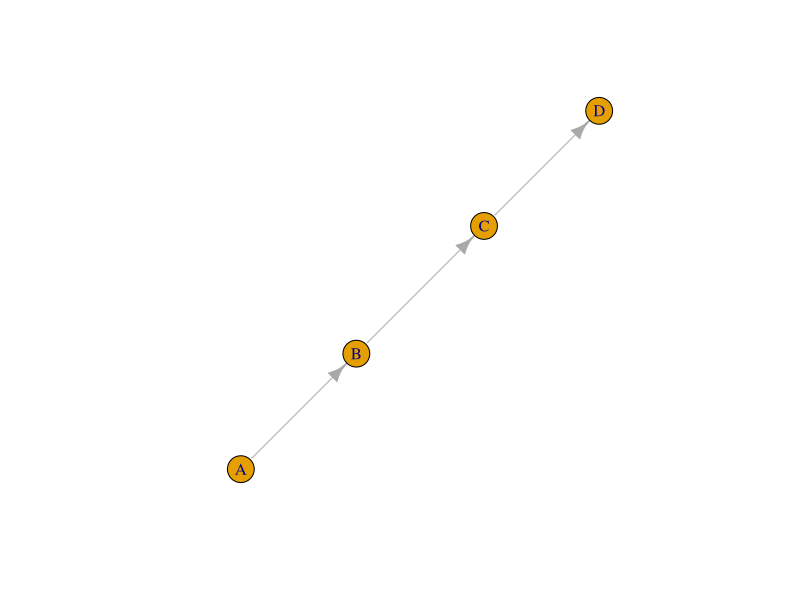
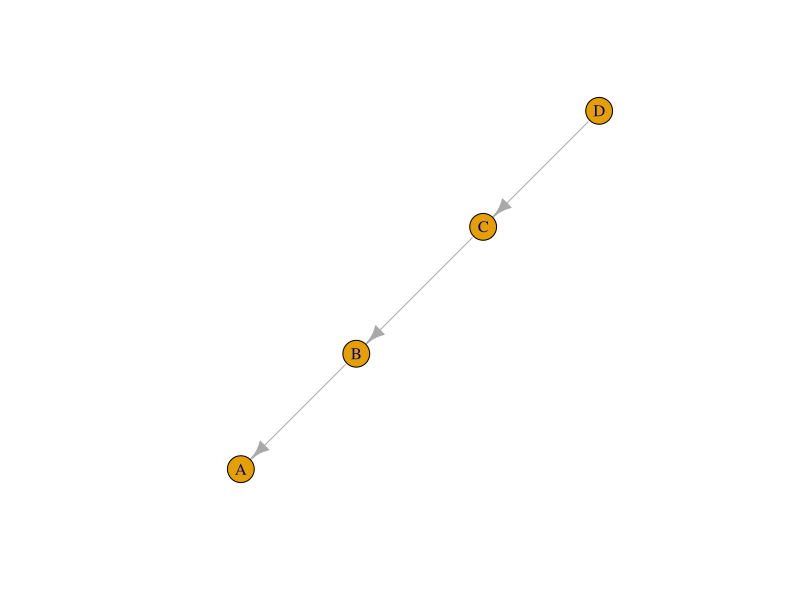
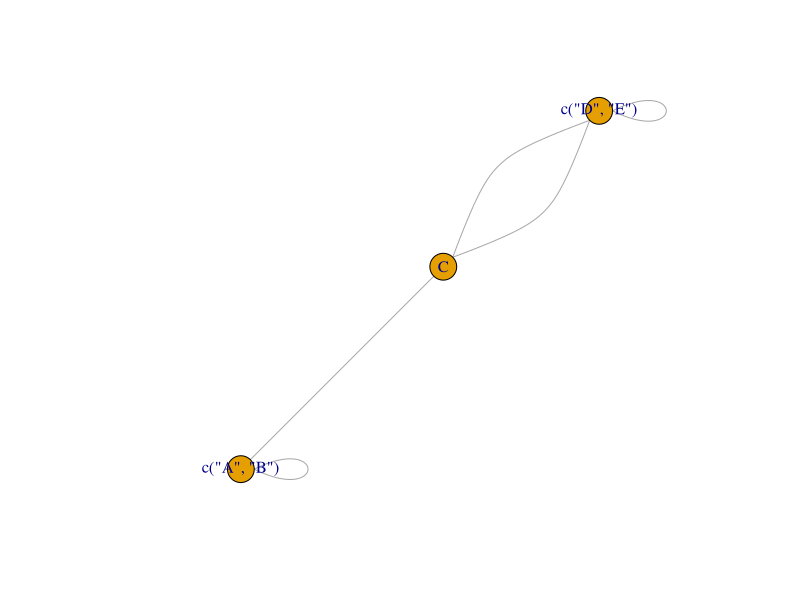
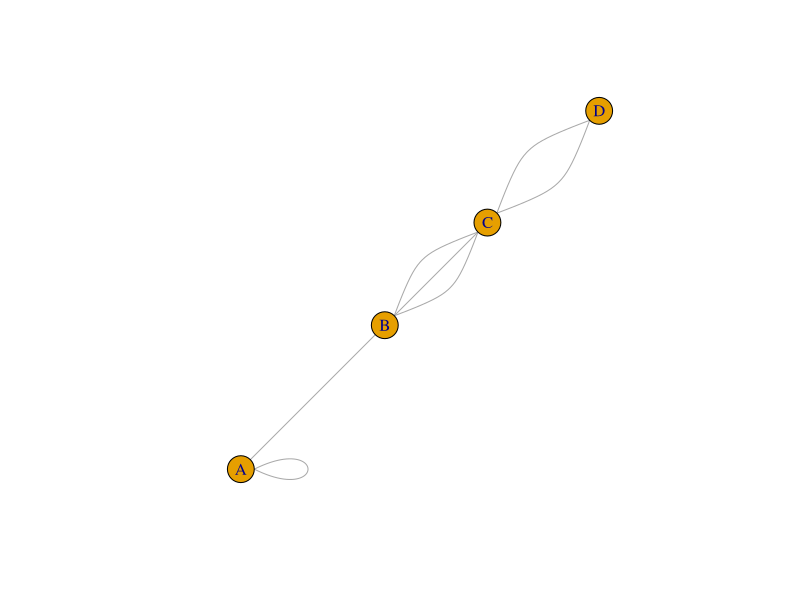
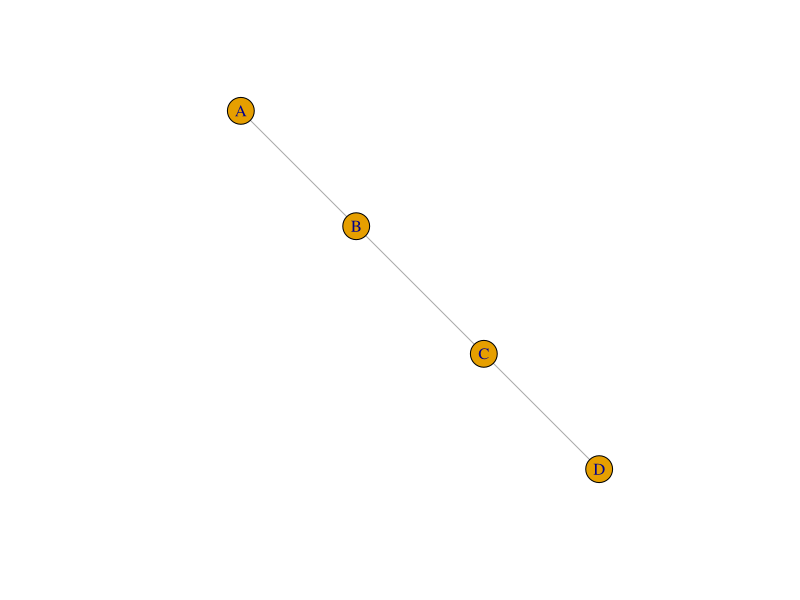
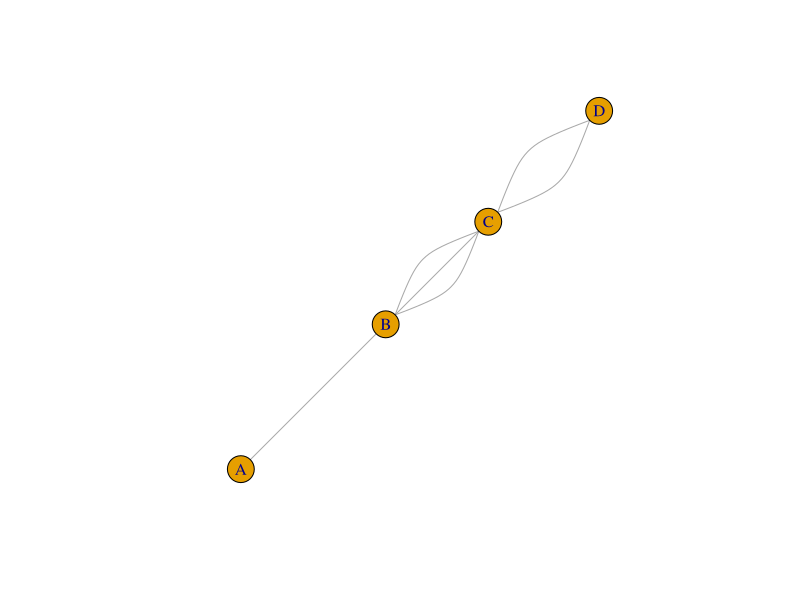
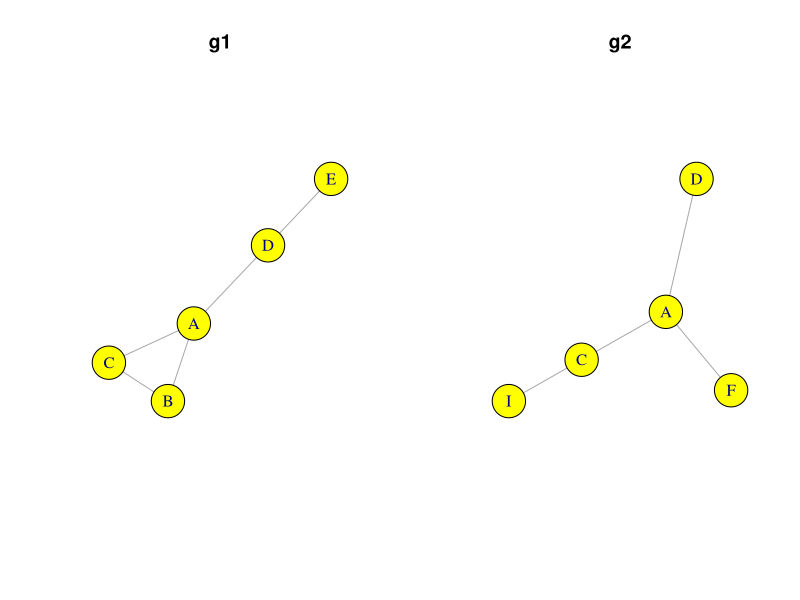
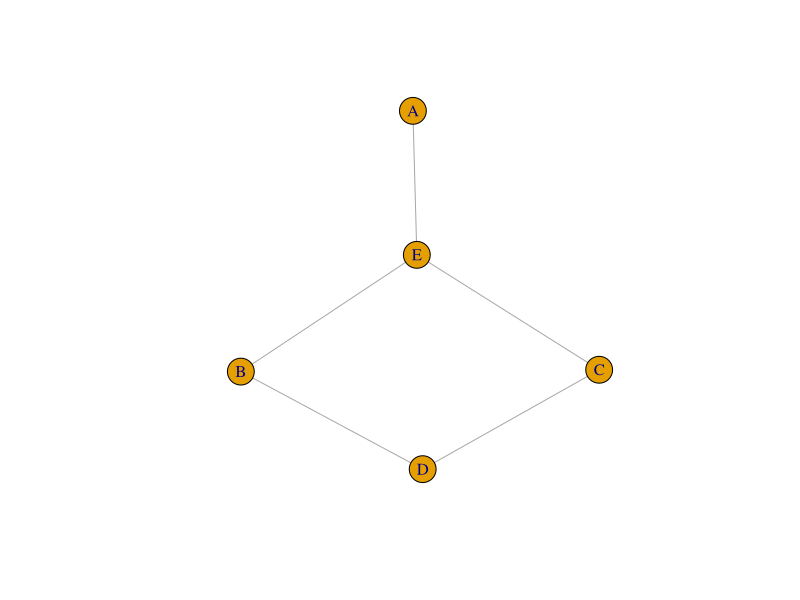

Source code (R) for these figures, in order:
## ---- chunk 1
#| warning: false
library(igraph)

# réseau orienté minimal
d1 <- rbind(c("A","B"),c("B","C"), c("C","D"))

# trnansformation en objet igraph
g1 <- graph.data.frame(d1, directed = TRUE)

# changement de l'orientation des liens
g1inv <- reverse_edges(g1)

plot(g1)
plot(g1inv)
## ---- chunk 2
#| warning: false
#| echo: false
rm(d1, g1, g1inv)
## ---- chunk 3
#| warning: false
# réseau où les sommets ont un attribut qualitatif (3 modalités)
d1 <- as.data.frame(rbind(c("A","B"),c("B","C"), c("C","D"), c("D","E"), c("E","C")))
names(d1) <- c("Som1","Som2")

d2 <- as.data.frame(rbind(c("A", "a"),
            c("B", "a"),
            c("C", "b"),
            c("D", "c"),
            c("E", "c")))
names(d2) <- c("name", "attribut")

g1 <- graph.data.frame(d1, d2, directed = FALSE)
g1

# contraction en fonction de l'attribut2
g1c <- contract(g1,
                mapping = factor(V(g1)$attribut),
                vertex.attr.comb = function(x) levels(factor(x)))

g1c
plot(g1c)
## ---- chunk 4
#| warning: false
#| echo: false
rm(d1, d2, g1, g1c)
## ---- chunk 5
# manipulation d'un réseau avec boucle et liens multiples
d1 <- rbind(c("A","A"),
            c("A","B"),
            c("B","C"), 
            c("B","C"), 
            c("B","C"), 
            c("C","D"), 
            c("C","D"))


g1 <- graph.data.frame(d1, directed = FALSE)
g1

is.loop(g1)
is.multiple(g1)

plot(g1)

degree(g1)
## ---- chunk 6
# Par défaut, simplify supprimer boucles et liens multiples
g1_2 <- simplify(g1)
plot(g1_2)

# Si je veux garder les liens multiples
g1_3 <- simplify(g1, remove.multiple = FALSE)
plot(g1_3)

# Si je veux garder une trace des boucles et des liens multiples
g1_4 <- simplify_and_colorize(g1)
g1_4

V(g1_4)$color # il y avait une boucle au premier sommet
E(g1_4)$color # il y avait 1 lien, 3 liens, 2 liens

## ---- chunk 7
#| warning: false
#| echo: false
rm(d1, g1, g1_2, g1_3, g1_4)
## ---- chunk 8
#| warning: false

# Création des deux réseaux
d1 <- rbind(c("A","B"),c("A","C"), c("B","C"), c("A","D"), c("D","E"))
d2 <- rbind(c("A","F"), c("A","D"), c("A","C"), c("C","I"))

g1 <- graph.data.frame(d1, directed = FALSE)
g2 <- graph.data.frame(d2, directed = FALSE)

#visualisation
par(mfrow = c(1,2))
plot(g1, vertex.color = "yellow", vertex.size = 30, main = "g1")
plot(g2, vertex.color = "yellow", vertex.size = 30, main = "g2")
## ---- chunk 9
#| echo: false
#| warning: false
#| results: hide
dev.off()
## ---- chunk 10
V(g1)$degree <-  degree(g1)
V(g2)$degree <- degree(g2)

E(g1)$between <- edge.betweenness(g1)
E(g2)$between <- edge.betweenness(g2)

g1$densite <- graph.density(g1)
g2$densite <- graph.density(g2)
## ---- chunk 11

compg1 <- graph.complementer(g1, loops = FALSE)
plot(compg1)

V(compg1)$degree
compg1
## ---- chunk 12
diffg1 <- graph.difference(g1, g2)
diffg1

diffg2 <- graph.difference(g2, g1)

# coordonnées (quasi) identiques pour faciliter la comparaison
lay <- layout.fruchterman.reingold(g1)

# lien A-D présent dans g1 et g2 donc g1-g2 et g2-g1 entrainent sa disparition
par(mfrow = c(2,2))
plot(g1, main = "g1", layout = lay, vertex.color = "red", vertex.size = 20, vertex.label.dist =3)
plot(g2, main = "g2", layout = lay, vertex.color = "red", vertex.size = 20, vertex.label.dist =3)

plot(diffg1, main = "graph.difference(g1, g2)", layout = lay, vertex.color = "red", vertex.size = 20, vertex.label.dist =3)
plot(diffg2, main = "graph.difference(g2, g1)", layout = lay, vertex.color = "red", vertex.size = 20, vertex.label.dist =3)
## ---- chunk 13
#| echo: false
#| warning: false
#| results: hide
dev.off()
## ---- chunk 14
#calculer degré actualisé
V(diffg1)$degree2 <- degree(diffg1)
V(diffg1)$degree
V(diffg1)$degree2
## ---- chunk 15
#liens communs à deux graphes : conserve les attributs
#tous les sommets sont conservés (opérateur %s%)
interg1 <- graph.intersection(g1,g2, keep.all.vertices = TRUE)

#seuls sommets adjacents aux liens communs sont gardés (ici ACD)
interg2 <- graph.intersection(g1,g2, keep.all.vertices = FALSE)

par(mfrow = c(1,2))
plot(interg1, sub = "graph.intersection(g1,g2,\nkeep.all.vertices = TRUE)")
plot(interg2, sub = "graph.intersection(g1,g2,\nkeep.all.vertices = FALSE)")

## ---- chunk 16
#| warning: false
#| echo: false
#rm(list=ls())
## ---- chunk 17
#création d'un réseau autre avec un attribut sur les sommets
d3 <- rbind(c("i","j"),c("j","k"), c("i","k"), c("k","l"), c("l","m"))
s3 <- data.frame(rbind(c("i","1"), c("j","1"), c("k", "2"), c("l",  "2"), c("m","1")))
names(s3) <- c("ID", "Attribut1")
g3 <- graph.data.frame(d3, s3, directed = FALSE)

#union de g1 et g3
gu <- graph.disjoint.union(g1, g3)

#attribut présent pour certains sommets seulement
V(gu)$Attribut1

## ---- chunk 18
#| echo: false
#| results: hide
dev.off()
## ---- chunk 19

uniong <- graph.union(g1,g2) 

